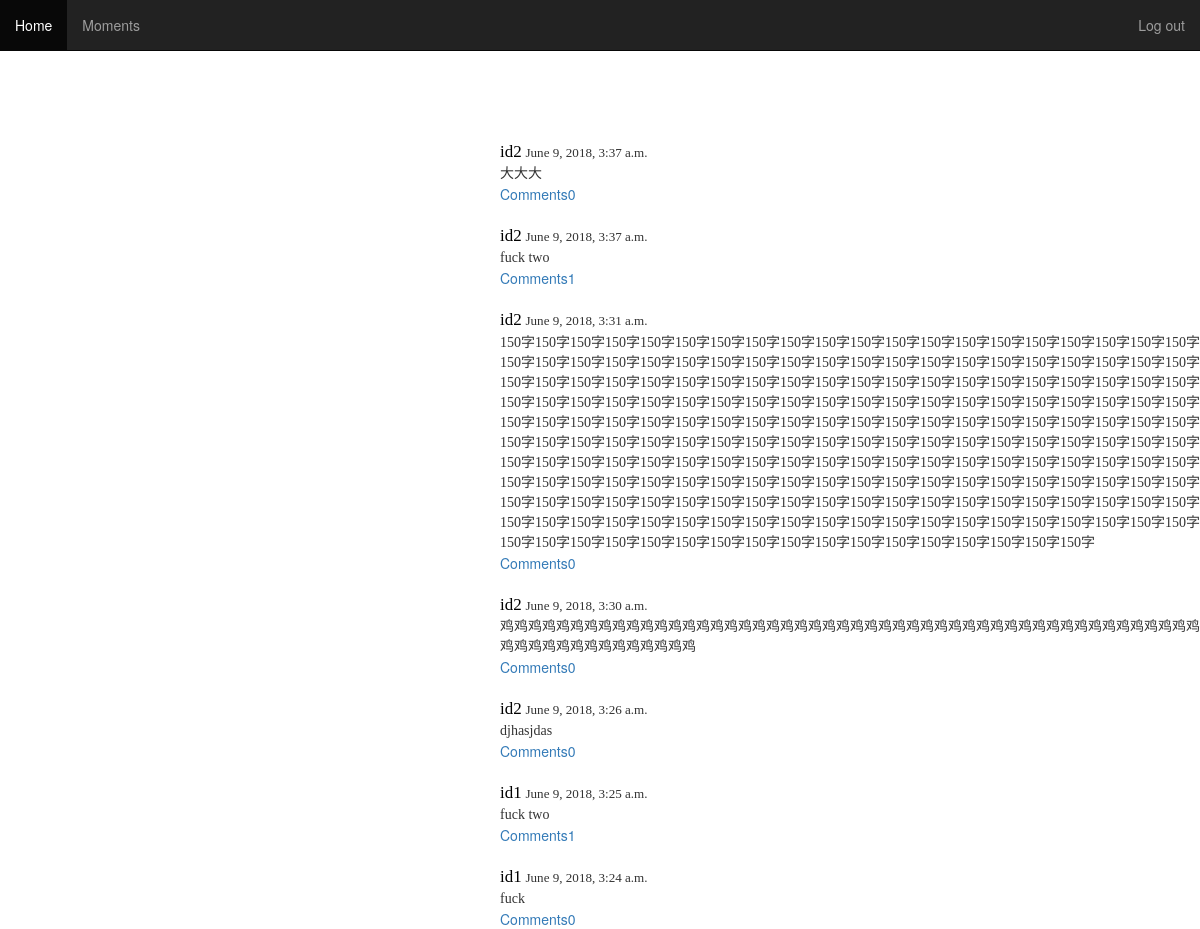
The page /discover/ on the database its author committed.
### Twitter-like website/weibo/models.py (models this page shows)
class Contents(models.Model):
    username = models.CharField(max_length=20)
    content = models.TextField(max_length=140)
    comment_count = models.IntegerField(default=0)
    content_time = models.DateTimeField(default=datetime.now())

### Twitter-like website/weibo/views.py (the view)
# urls.py: url(r'^discover/', views.discover),
def discover(request):  # 发现页面，显示出所有人的微博
    allcontent = findAll()
    return render(request, 'discover.html', locals())

### Twitter-like website/weibo/views.py (called while the page is built)
def findAll():  # 查找所有微博
    allcontent = list(Contents.objects.filter())
    allcontent.sort(key=lambda content: content.content_time, reverse=True)  # 按时间排序
    return allcontent

### Twitter-like website/templates/discover.html (shortened to what this page needs)
{% load staticfiles %}
 <link href="http://apps.bdimg.com/libs/bootstrap/2.3.2/css/bootstrap.min.css" rel="stylesheet">
<!DOCTYPE html>
<html lang="en">
<head>
</head>
<body>
 <div class="navbar navbar-fixed-top navbar-inverse" role="navigation">
    <ul class="nav navbar-nav">
           <li role="presentation" class="active"><a href="/">Home</a></li>
           <li role="presentation"><a href="/discover/">Moments</a></li>
    </ul>
    <ul class="nav navbar-nav pull-right">
           <li role="presentation"><a href="/">{{ username }}</a></li>
           <li role="presentation"><a href="/mylogout/">Log out</a></li>
    </ul>
 </div>
 <div style="margin-top:100px;margin-left:500px">
         {% for eachcontent in allcontent %}
           <br/>
            <div style="font-family: SimHei;font-size: 110%;font-color:black;padding-top: 20px"><a style="font-family: SimHei;font-size: 110%;color:black;" href="/getprofile/?username={{ eachcontent.username }}" >{{eachcontent.username }}</a>
                <span style="font-family: FangSong;font-size: 85%;font-color:gray">{{eachcontent.content_time }}</span>
            </div>
            <div style="font-family:SimSun">{{eachcontent.content }}</div>
            <span><a href="/comment/?content_id={{ eachcontent.id}}" >Comments{{ eachcontent.comment_count }}</a></span>
        {% endfor %}
 </div>
</body>
</html>

### rows shown on the page
Contents: username "id2", content_time "June 9, 2018, 3:37 a.m.", content "大大大", comment_count "0"
Contents: username "id2", content_time "June 9, 2018, 3:37 a.m.", content "fuck two", comment_count "1"
Contents: username "id2", content_time "June 9, 2018, 3:31 a.m.", content "150字150字150字150字150字150字150字150字150字150字150字150字150字150字150字150字150字150字150字150字150字150字150字150字150字150字150字150字150字150字150字150字150字150字150字150字150字150字150字150字150字150字150字150字150字150字150字150字150字150字150字150字150字150字150字150字150字150字150字150字150字150字150字150字150字150字150字150字150字150字150字150字150字150字150字150字150字150字150字150字150字150字150字150字150字150字150字150字150字150字150字150字150字150字150字150字150字150字150字150字150字150字150字150字150字150字150字150字150字150字150字150字150字150字150字150字150字150字150字150字150字150字150字150字150字150字150字150字150字150字150字150字150字150字150字150字150字150字150字150字150字150字150字150字150字150字150字150字150字150字150字150字150字150字150字150字150字150字150字150字150字150字150字150字150字150字150字150字150字150字150字150字150字150字150字…", comment_count "0"
Contents: username "id2", content_time "June 9, 2018, 3:30 a.m.", content "鸡鸡鸡鸡鸡鸡鸡鸡鸡鸡鸡鸡鸡鸡鸡鸡鸡鸡鸡鸡鸡鸡鸡鸡鸡鸡鸡鸡鸡鸡鸡鸡鸡鸡鸡鸡鸡鸡鸡鸡鸡鸡鸡鸡鸡鸡鸡鸡鸡鸡鸡鸡鸡鸡鸡鸡鸡鸡鸡鸡鸡鸡鸡鸡", comment_count "0"
Contents: username "id2", content_time "June 9, 2018, 3:26 a.m.", content "djhasjdas", comment_count "0"
Contents: username "id1", content_time "June 9, 2018, 3:25 a.m.", content "fuck two", comment_count "1"
Contents: username "id1", content_time "June 9, 2018, 3:24 a.m.", content "fuck", comment_count "0"
